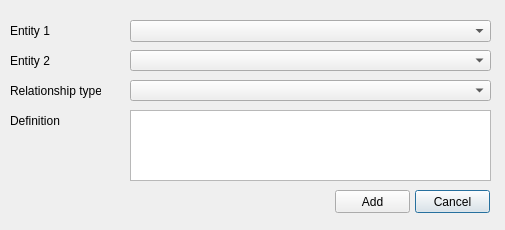
<?xml version="1.0" encoding="UTF-8"?>
<ui version="4.0">
 <class>AddRelationshipDialog</class>
 <widget class="QDialog" name="AddRelationshipDialog">
  <property name="geometry">
   <rect>
    <x>0</x>
    <y>0</y>
    <width>505</width>
    <height>230</height>
   </rect>
  </property>
  <property name="minimumSize">
   <size>
    <width>505</width>
    <height>230</height>
   </size>
  </property>
  <property name="maximumSize">
   <size>
    <width>505</width>
    <height>230</height>
   </size>
  </property>
  <property name="windowTitle">
   <string>Dialog</string>
  </property>
  <widget class="QLabel" name="label">
   <property name="geometry">
    <rect>
     <x>10</x>
     <y>20</y>
     <width>91</width>
     <height>21</height>
    </rect>
   </property>
   <property name="text">
    <string>Entity 1</string>
   </property>
  </widget>
  <widget class="QLabel" name="label_2">
   <property name="geometry">
    <rect>
     <x>10</x>
     <y>80</y>
     <width>91</width>
     <height>21</height>
    </rect>
   </property>
   <property name="text">
    <string>Relationship type</string>
   </property>
  </widget>
  <widget class="QLabel" name="label_3">
   <property name="geometry">
    <rect>
     <x>10</x>
     <y>50</y>
     <width>91</width>
     <height>21</height>
    </rect>
   </property>
   <property name="text">
    <string>Entity 2</string>
   </property>
  </widget>
  <widget class="QComboBox" name="combo_box_first_entity">
   <property name="geometry">
    <rect>
     <x>130</x>
     <y>20</y>
     <width>361</width>
     <height>22</height>
    </rect>
   </property>
  </widget>
  <widget class="QComboBox" name="combo_box_relationship_type">
   <property name="geometry">
    <rect>
     <x>130</x>
     <y>80</y>
     <width>361</width>
     <height>21</height>
    </rect>
   </property>
  </widget>
  <widget class="QComboBox" name="combo_box_ref_entity">
   <property name="geometry">
    <rect>
     <x>130</x>
     <y>50</y>
     <width>361</width>
     <height>21</height>
    </rect>
   </property>
  </widget>
  <widget class="QPushButton" name="button_cancel">
   <property name="geometry">
    <rect>
     <x>415</x>
     <y>190</y>
     <width>75</width>
     <height>23</height>
    </rect>
   </property>
   <property name="text">
    <string>Cancel</string>
   </property>
  </widget>
  <widget class="QPushButton" name="button_add_relationship">
   <property name="geometry">
    <rect>
     <x>335</x>
     <y>190</y>
     <width>75</width>
     <height>23</height>
    </rect>
   </property>
   <property name="focusPolicy">
    <enum>Qt::StrongFocus</enum>
   </property>
   <property name="text">
    <string>Add</string>
   </property>
  </widget>
  <widget class="QLabel" name="label_4">
   <property name="geometry">
    <rect>
     <x>10</x>
     <y>110</y>
     <width>91</width>
     <height>21</height>
    </rect>
   </property>
   <property name="text">
    <string>Definition</string>
   </property>
  </widget>
  <widget class="QTextEdit" name="text_edit_definition">
   <property name="geometry">
    <rect>
     <x>130</x>
     <y>110</y>
     <width>361</width>
     <height>71</height>
    </rect>
   </property>
  </widget>
  <zorder>label</zorder>
  <zorder>label_2</zorder>
  <zorder>label_3</zorder>
  <zorder>combo_box_first_entity</zorder>
  <zorder>combo_box_relationship_type</zorder>
  <zorder>combo_box_ref_entity</zorder>
  <zorder>label_4</zorder>
  <zorder>text_edit_definition</zorder>
  <zorder>button_cancel</zorder>
  <zorder>button_add_relationship</zorder>
 </widget>
 <resources/>
 <connections/>
</ui>
